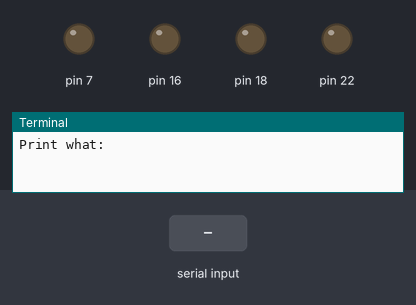
Recording of a program running on a simulated Raspberry Pi (header pin numbers). On the bench: output pins drawn as LEDs (lit = HIGH), the last lines printed to the terminal. Inputs (shaded band) come from the test bench.

Above: at 1.2 s.
1.3 s: "0" typed at the terminal, then Enter
At 1.9 s:
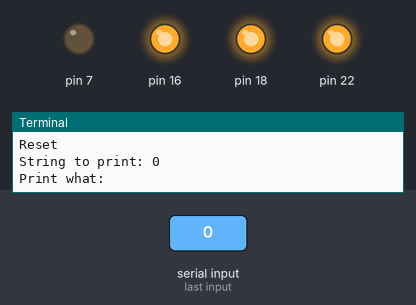
Timing chart, 0 to 4.3 s (numbered marks = the images above; inputs shaded):
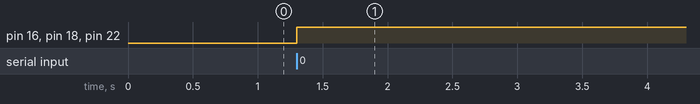

Measured:
- after the input at 1.3 s, pin 16, pin 18, pin 22: LOW → HIGH at once

The program:

7seg.py
```python
import RPi.GPIO as GPIO
import time

# Baustein https://www.nxp.com/documents/data_sheet/74HC_HCT595.pdf
# Hex to binary - http://www.binaryhexconverter.com/hex-to-binary-converter
#Do not display warnings
GPIO.setwarnings(False)

# GPIO Mode - http://heinrichhartmann.com/2014/11/22/Raspberry-Pi-SunFounder-GPIO-Layout.html
GPIO.setmode(GPIO.BOARD)

##Serial Data In
GPIO.setup(7, GPIO.OUT) ## Breakout P7 Serial Input Data in

##STCP - shift in register
GPIO.setup(22, GPIO.OUT) ## Breakout P6

## SHCP - nur steigender Flanke werden Daten in das Register geschrieben
GPIO.setup(18, GPIO.OUT) ## Breakout P5 - SHCP shift register clock input

GPIO.setup(16, GPIO.OUT) ## Master reset - Bei Low wird resetet

icsleep=0.01

def pulse_SHCP():
	GPIO.output(18,False)
	# time.sleep(icsleep)
	GPIO.output(18,True)
	# time.sleep(icsleep)
	# print "pulse_SHCP"

def pulse_STCP():
	GPIO.output(22,False)
	# time.sleep(icsleep)
	GPIO.output(22,True)
	# time.sleep(icsleep)
	# print "pulse_STCP"

def mr_reset():
	GPIO.output(16,False)
	# time.sleep(icsleep)
	GPIO.output(16,True)
	# time.sleep(icsleep)
	print "Reset"

letter={"0":0xFC,
        "1":0x60,
        "2":0xDA,
        "3":0xF2,
        "4":0x66,
        "5":0xB6,
        "6":0xBE,
        "7":0xE0,
        "8":0xFE,
        "9":0xF6,
}


test0 = [0,0,0,0,0,0,0,1] # a leuchtet
test1 = [0,0,0,0,0,0,1,0] # b
test2 = [0,0,0,0,0,1,0,0] # c
test3 = [0,0,0,0,1,0,0,0] # d
test4 = [0,0,0,1,0,0,0,0] # e
test5 = [0,0,1,0,0,0,0,0] # f
test6 = [0,1,0,0,0,0,0,0] # g
test7 = [1,0,0,0,0,0,0,0] # h leuchtet

while (1):
	ans = input("Print what:")
	mr_reset()
	print "String to print: " + str(ans)
	for x in range(0,9):
		pulse_SHCP()
		pin = (letter[str(ans)]>>x)%2
		# print pin
		GPIO.output(7,pin)
		pulse_STCP()

## This is for testing purpose
# for x in range(0,8):
	# print "X" + str(x)
	# pulse_SHCP()
	# pin = test6[x]
	# print pin
	# GPIO.output(7,pin)
	# pulse_STCP()
# pulse_SHCP()
```
